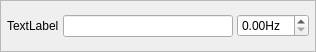
<ui version="4.0" >
 <class>CTextParamValue</class>
 <widget class="QWidget" name="CTextParamValue" >
  <property name="geometry" >
   <rect>
    <x>0</x>
    <y>0</y>
    <width>316</width>
    <height>52</height>
   </rect>
  </property>
  <property name="windowTitle" >
   <string>Form</string>
  </property>
  <layout class="QHBoxLayout" >
   <property name="margin" >
    <number>0</number>
   </property>
   <property name="spacing" >
    <number>0</number>
   </property>
   <item>
    <widget class="QFrame" name="frame" >
     <property name="frameShape" >
      <enum>QFrame::StyledPanel</enum>
     </property>
     <property name="frameShadow" >
      <enum>QFrame::Raised</enum>
     </property>
     <layout class="QHBoxLayout" >
      <property name="margin" >
       <number>6</number>
      </property>
      <property name="spacing" >
       <number>4</number>
      </property>
      <item>
       <widget class="QLabel" name="titleLabel" >
        <property name="text" >
         <string>TextLabel</string>
        </property>
       </widget>
      </item>
      <item>
       <widget class="QLineEdit" name="valueTextBox" />
      </item>
      <item>
       <widget class="QDoubleSpinBox" name="valueSpinner" >
        <property name="suffix" >
         <string>Hz</string>
        </property>
       </widget>
      </item>
     </layout>
    </widget>
   </item>
  </layout>
 </widget>
 <resources/>
 <connections/>
</ui>
